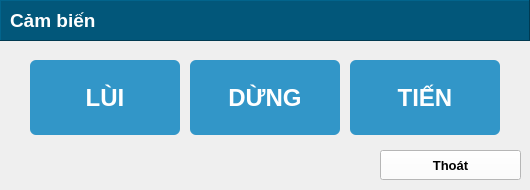
<?xml version="1.0" encoding="UTF-8"?>
<ui version="4.0">
 <class>FrmControlModuleVMT9111</class>
 <widget class="QMainWindow" name="FrmControlModuleVMT9111">
  <property name="geometry">
   <rect>
    <x>0</x>
    <y>0</y>
    <width>530</width>
    <height>190</height>
   </rect>
  </property>
  <property name="windowTitle">
   <string>MainWindow</string>
  </property>
  <widget class="QWidget" name="centralwidget">
   <widget class="QToolButton" name="toolButton_keyForward">
    <property name="geometry">
     <rect>
      <x>350</x>
      <y>60</y>
      <width>150</width>
      <height>75</height>
     </rect>
    </property>
    <property name="font">
     <font>
      <pointsize>18</pointsize>
      <bold>true</bold>
     </font>
    </property>
    <property name="styleSheet">
     <string notr="true">QToolButton{
color: rgb(255, 255, 255);
background-color: rgb(50, 150, 200);
border: none;
border-style: outset;
border-width: 0px;
border-radius: 6px;
}
QToolButton:hover{
background-color: rgb(120, 210, 240);
color: rgb(255, 255, 255);
}</string>
    </property>
    <property name="text">
     <string>TIẾN</string>
    </property>
    <property name="iconSize">
     <size>
      <width>50</width>
      <height>50</height>
     </size>
    </property>
    <property name="toolButtonStyle">
     <enum>Qt::ToolButtonTextOnly</enum>
    </property>
    <property name="autoRaise">
     <bool>true</bool>
    </property>
   </widget>
   <widget class="QToolButton" name="toolButton_keyBack">
    <property name="geometry">
     <rect>
      <x>30</x>
      <y>60</y>
      <width>150</width>
      <height>75</height>
     </rect>
    </property>
    <property name="font">
     <font>
      <pointsize>18</pointsize>
      <bold>true</bold>
     </font>
    </property>
    <property name="styleSheet">
     <string notr="true">QToolButton{
color: rgb(255, 255, 255);
background-color: rgb(50, 150, 200);
border: none;
border-style: outset;
border-width: 0px;
border-radius: 6px;
}
QToolButton:hover{
background-color: rgb(120, 210, 240);
color: rgb(255, 255, 255);
}</string>
    </property>
    <property name="text">
     <string>LÙI</string>
    </property>
    <property name="iconSize">
     <size>
      <width>50</width>
      <height>50</height>
     </size>
    </property>
    <property name="toolButtonStyle">
     <enum>Qt::ToolButtonTextOnly</enum>
    </property>
    <property name="autoRaise">
     <bool>true</bool>
    </property>
   </widget>
   <widget class="QPushButton" name="pushButton_cancel">
    <property name="geometry">
     <rect>
      <x>380</x>
      <y>150</y>
      <width>141</width>
      <height>30</height>
     </rect>
    </property>
    <property name="font">
     <font>
      <pointsize>10</pointsize>
      <bold>true</bold>
     </font>
    </property>
    <property name="styleSheet">
     <string notr="true">background-color: rgb(255, 255, 255);</string>
    </property>
    <property name="text">
     <string>Thoát</string>
    </property>
   </widget>
   <widget class="QFrame" name="frame">
    <property name="geometry">
     <rect>
      <x>0</x>
      <y>0</y>
      <width>530</width>
      <height>41</height>
     </rect>
    </property>
    <property name="styleSheet">
     <string notr="true">background-color: rgb(2,87, 122);</string>
    </property>
    <property name="frameShape">
     <enum>QFrame::Panel</enum>
    </property>
    <property name="frameShadow">
     <enum>QFrame::Raised</enum>
    </property>
    <widget class="QLabel" name="label_Name">
     <property name="geometry">
      <rect>
       <x>10</x>
       <y>6</y>
       <width>431</width>
       <height>28</height>
      </rect>
     </property>
     <property name="font">
      <font>
       <family>Arial</family>
       <pointsize>14</pointsize>
       <bold>true</bold>
      </font>
     </property>
     <property name="styleSheet">
      <string notr="true">color: rgb(255, 255, 255);</string>
     </property>
     <property name="text">
      <string>Cảm biến</string>
     </property>
    </widget>
   </widget>
   <widget class="QToolButton" name="toolButton_keyStop">
    <property name="geometry">
     <rect>
      <x>190</x>
      <y>60</y>
      <width>150</width>
      <height>75</height>
     </rect>
    </property>
    <property name="font">
     <font>
      <pointsize>18</pointsize>
      <bold>true</bold>
     </font>
    </property>
    <property name="styleSheet">
     <string notr="true">QToolButton{
color: rgb(255, 255, 255);
background-color: rgb(50, 150, 200);
border: none;
border-style: outset;
border-width: 0px;
border-radius: 6px;
}
QToolButton:hover{
background-color: rgb(120, 210, 240);
color: rgb(255, 255, 255);
}</string>
    </property>
    <property name="text">
     <string>DỪNG</string>
    </property>
    <property name="iconSize">
     <size>
      <width>50</width>
      <height>50</height>
     </size>
    </property>
    <property name="toolButtonStyle">
     <enum>Qt::ToolButtonTextOnly</enum>
    </property>
    <property name="autoRaise">
     <bool>true</bool>
    </property>
   </widget>
  </widget>
 </widget>
 <resources/>
 <connections/>
</ui>
